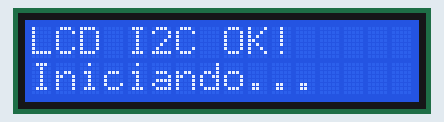
The sketch below on a simulated Arduino Uno, built with avr-gcc and run on an emulated ATmega328P. On the bench: 16×2 character LCD.

Above: at 0.1 s.
At 2.2 s:
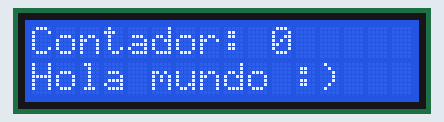
At 11.4 s:
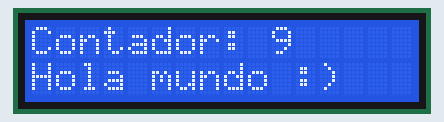
At 19.6 s:
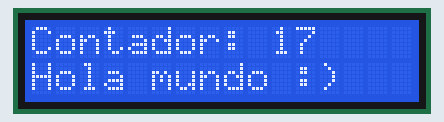
At 28.8 s:
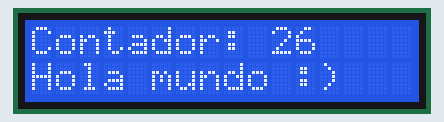
At 38.1 s:
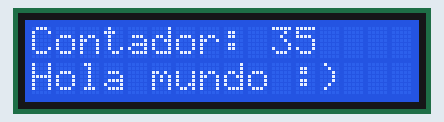

The sketch:

Pantalla.ino
```cpp
#include <Wire.h>
#include <LiquidCrystal_I2C.h>

// Dirección más común del I2C (0x27 o 0x3F, según el módulo)
LiquidCrystal_I2C lcd(0x27, 16, 2);

void setup() {
  // Inicializa la pantalla
  lcd.init();
  lcd.backlight(); // Enciende la luz de fondo

  // Mensaje de prueba
  lcd.setCursor(0, 0);
  lcd.print("LCD I2C OK!");
  lcd.setCursor(0, 1);
  lcd.print("Iniciando...");
  delay(2000);
  lcd.clear();
}

void loop() {
  static int contador = 0;

  lcd.setCursor(0, 0);
  lcd.print("Contador: ");
  lcd.print(contador);

  lcd.setCursor(0, 1);
  lcd.print("Hola mundo :)  ");

  contador++;
  delay(1000);
}
```

Measured:
- what the display in image 1 shows lasts 1.0 s, from 2.1 s to 3.1 s
